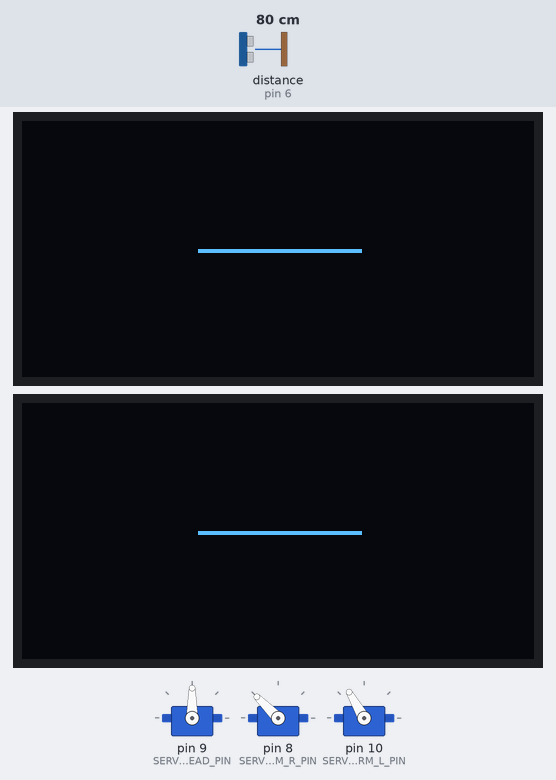
Bench run of a program on a simulated Arduino Mega 2560, built with avr-gcc and run on an emulated ATmega2560. Shown: 3 × servo, 2 × 128×64 one-colour display. Wiring (inferred from the names in the program): ultrasonic range finder: trigger pin 7; echo pin 6. Inputs (shaded band) come from the test bench; at power-on: distance to the obstacle (sensor on pin 6) 80 cm. The echo pulse lasts 58.3 µs per cm; random numbers use the default seed unless the program sets one; the audio player accepts every command and is not drawn; what the program prints to the serial monitor is not drawn.

Above: at 12.9 s.
13.0 s: distance to the obstacle (sensor on pin 6) set to 38 cm
15.3 s: distance to the obstacle (sensor on pin 6) set to 31 cm
At 20.3 s:
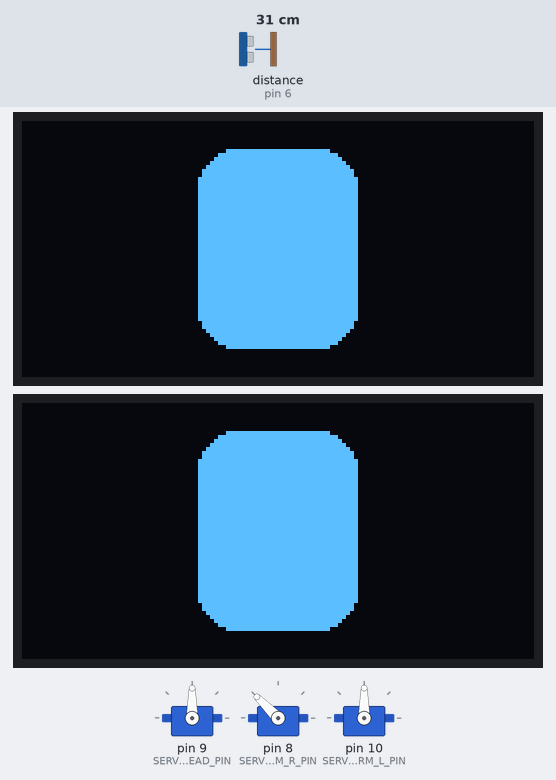
At 21.2 s:
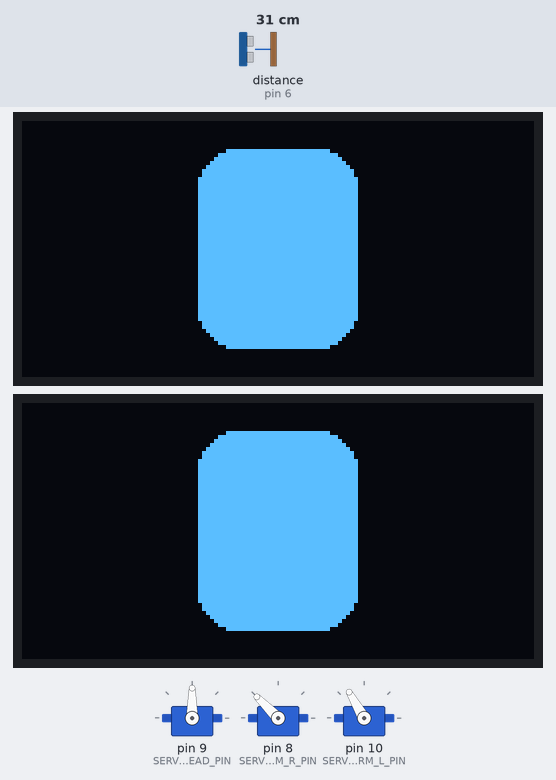
Timing chart, 0 to 31.2 s (numbered marks = the images above; inputs shaded):
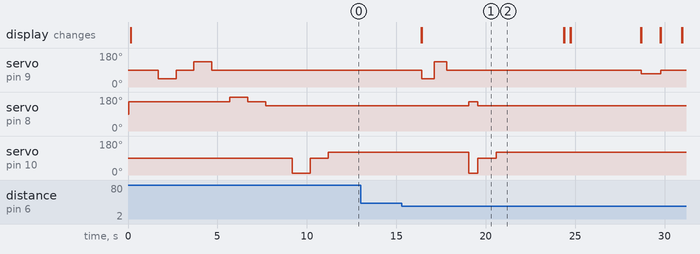

Measured:
- the behaviour switches between 36 and 35 cm on distance to the obstacle (sensor on pin 6) (found by bisection; images 0 and 1)
- after the input at 13.0 s, every drawn part: stays the same
- after the input at 15.3 s, servo on pin 9 (SERVO_HEAD_PIN): 90° → 45° after 1.1 s, → 135° 0.70 s later, → 90° 0.70 s later, → 70° 10.9 s later, … (5 changes in this stretch); servo on pin 8 (SERVO_ARM_R_PIN): 135° → 155° after 3.8 s, → 135° 0.50 s later

The program:

main.cpp
```cpp
// ═══════════════════════════════════════════════════════════
// 🤖 BOBBY - ROBOT INTERACTIF
// ═══════════════════════════════════════════════════════════
// Fichier principal - Architecture modulaire
// ═══════════════════════════════════════════════════════════

#include <Arduino.h>
#include "config.h"
#include "eyes.h"
#include "movements.h"
#include "sounds.h"
#include "sensors.h"
#include "states.h"

//--- Modules du robot ---
Eyes eyes;
Movements movements;
Sounds sounds;
Sensors sensors;
RobotStates robotStates(eyes, movements, sounds);

//--- Variables globales ---
unsigned long lastDebugTime = 0;

//═══════════════════════════════════════════════════════════

void setup() {
  Serial.begin(115200);
  Serial.println("════════════════════════════════════════");
  Serial.println("🚀 BOBBY - Démarrage du robot...");
  Serial.println("════════════════════════════════════════");

  //Initialisation des modules
  Serial.println("\n📦 Initialisation des modules:");
  Serial.println("────────────────────────────────────────");

  movements.begin();
  eyes.begin();
  sounds.begin();
  sensors.begin();

  Serial.println("────────────────────────────────────────");

  //Tests des servos au démarrage
  Serial.println("\n🔧 Tests des servos:");
  Serial.println("────────────────────────────────────────");
  movements.testServos();
  Serial.println("────────────────────────────────────────");

  //Initialisation random
  randomSeed(analogRead(0));

  Serial.println("\n✅ Robot prêt !");
  Serial.println("════════════════════════════════════════\n");
}

void loop() {
  //Lecture capteur
  //long distance = sensors.readDistanceCM();
  unsigned long now = millis();

  //Debug toutes les 2 secondes
  if (now - lastDebugTime > 2000) {
    // Serial.print("📏 Distance: ");
    // Serial.print(distance);
    // Serial.print(" cm | État: ");
    Serial.println(robotStates.isAwake() ? "ÉVEILLÉ" : "ENDORMI");
    lastDebugTime = now;
  }

  //--- LOGIQUE PRINCIPALE ---
  bool shouldWake = robotStates.shouldWakeUp();
  bool presenceDetected = sensors.detectPresence();
  // Serial.print("🔍 shouldWakeUp=");
  // Serial.print(shouldWake);
  // Serial.print(" | detectPresence=");
  // Serial.println(presenceDetected);
  //Détection présence → Réveil
  if (shouldWake && presenceDetected) {
    Serial.println("🎯 PRÉSENCE DÉTECTÉE - Tentative réveil");
    robotStates.wakeUp();
  }

  //Si Bobby est éveillé
  if (robotStates.isAwake()) {

    //Activité détectée
    if (sensors.detectPresence()) {
      robotStates.resetActivityTimer();
    }

    //Animations (yeux + tête)
    robotStates.updateAnimations();

    //Clignements des yeux
    eyes.updateBlink();

    //Vérifier si doit s'endormir
    if (robotStates.shouldSleep()) {
      robotStates.sleep();
    }
  }

  delay(100);
}
```

eyes.h
```cpp
#ifndef EYES_H
#define EYES_H

#include <Adafruit_SSD1306.h>

// ═══════════════════════════════════════════════════════════
// 👁️ GESTION DES YEUX OLED
// ═══════════════════════════════════════════════════════════

class Eyes {
public:
  Eyes();

  // Initialisation
  bool begin();

  // Affichage
  void drawOpen(int offsetX = 0, int offsetY = 0);
  void drawClosed();
  void lookLeft();
  void lookRight();
  void lookCenter();

  // Clignements
  void updateBlink();
  void resetBlinkTimer();

private:
  Adafruit_SSD1306 oledLeft;
  Adafruit_SSD1306 oledRight;

  unsigned long lastBlinkTime;
  unsigned long nextBlinkInterval;
  bool eyesClosed;

  void drawEye(Adafruit_SSD1306 &screen, bool open, int offsetX, int offsetY);
};

#endif
```

movements.h
```cpp
#ifndef MOVEMENTS_H
#define MOVEMENTS_H

#include <Servo.h>

// ═══════════════════════════════════════════════════════════
// 🤖 GESTION DES MOUVEMENTS (TÊTE + BRAS)
// ═══════════════════════════════════════════════════════════

class Movements {
public:
  Movements();

  // Initialisation
  void begin();
  void testServos();

  // Tête
  void headCenter();
  void headLeft();
  void headRight();
  void headLookLeft();
  void headLookRight();

  // Bras droit
  void armRightLift();
  void armRightDown();
  void armRightNeutral();

    // Bras gauche
  void armLeftLift();
  void armLeftDown();
  void armLeftNeutral();


private:
  Servo servoHead;
  Servo servoArmR;
  Servo servoArmL;
};

#endif
```

sensors.h
```cpp
#ifndef SENSORS_H
#define SENSORS_H

// ═══════════════════════════════════════════════════════════
// 📡 GESTION DES CAPTEURS
// ═══════════════════════════════════════════════════════════

class Sensors {
public:
  Sensors();

  // Initialisation
  void begin();

  // Lecture
  long readDistanceCM();
  bool detectPresence();

private:
  // Variables internes si nécessaire
};

#endif
```

sounds.h
```cpp
#ifndef SOUNDS_H
#define SOUNDS_H

#include <DFRobotDFPlayerMini.h>

// ═══════════════════════════════════════════════════════════
// 🔊 GESTION DES SONS (DFPLAYER)
// ═══════════════════════════════════════════════════════════

class Sounds {
public:
  Sounds();

  // Initialisation
  bool begin();

  // Sons
  void playWakeup();
  void playHello();
  void playName();
  void playSleep();
  void playGoodbye();

  // Réglages
  void setVolume(int volume);

private:
  DFRobotDFPlayerMini player;
};

#endif
```

states.h
```cpp
#ifndef STATES_H
#define STATES_H

#include "eyes.h"
#include "movements.h"
#include "sounds.h"

// ═══════════════════════════════════════════════════════════
// 🎭 GESTION DES ÉTATS DU ROBOT
// ═══════════════════════════════════════════════════════════

class RobotStates {
public:
  RobotStates(Eyes& eyes, Movements& movements, Sounds& sounds);

  // États
  void wakeUp();
  void sleep();

  // Vérifications
  bool isAwake();
  bool shouldWakeUp();
  bool shouldSleep();

  // Animations
  void updateAnimations();
  void resetActivityTimer();

private:
//Le & permet à RobotStates de contrôler directement les yeux,
//mouvements et sons du robot sans faire de copies !
//Ex: Sans le &, ça modifierait une copie inutile et les écrans ne changeraient jamais !
  Eyes& eyes;
  Movements& movements;
  Sounds& sounds;

  bool awake;
  bool sleeping;
  bool atCenter;

  unsigned long lastActivityTime;
  unsigned long lastMoveTime;
  unsigned long lastWakeupAttempt;
};

#endif
```

eyes.cpp
```cpp
#include "eyes.h"
#include "config.h"
#include <Wire.h>

Eyes::Eyes()
  : oledLeft(SCREEN_WIDTH, SCREEN_HEIGHT, &Wire, -1),
    oledRight(SCREEN_WIDTH, SCREEN_HEIGHT, &Wire, -1),
    lastBlinkTime(0),
    nextBlinkInterval(0),
    eyesClosed(false) {
}

bool Eyes::begin() {
  Wire.begin();

  bool leftOk = oledLeft.begin(SSD1306_SWITCHCAPVCC, OLED_LEFT_ADDRESS);
  bool rightOk = oledRight.begin(SSD1306_SWITCHCAPVCC, OLED_RIGHT_ADDRESS);

  if (!leftOk) {
    Serial.println(F("❌ Écran gauche introuvable"));
  } else {
    Serial.println(F("✅ Écran gauche OK"));
  }

  if (!rightOk) {
    Serial.println(F("❌ Écran droit introuvable"));
  } else {
    Serial.println(F("✅ Écran droit OK"));
  }

  // Yeux fermés au démarrage
  drawClosed();

  return leftOk && rightOk;
}

void Eyes::drawEye(Adafruit_SSD1306 &screen, bool open, int offsetX, int offsetY) {
  screen.clearDisplay();
  if (open) {
    screen.fillRoundRect(44 + offsetX, 7 + offsetY, 40, 50, 10, WHITE);
  } else {
    screen.drawLine(44, 32, 84, 32, WHITE);
  }
  screen.display();
}

void Eyes::drawOpen(int offsetX, int offsetY) {
  drawEye(oledLeft, true, offsetX, offsetY);
  drawEye(oledRight, true, offsetX, offsetY);
}

void Eyes::drawClosed() {
  drawEye(oledLeft, false, 0, 0);
  drawEye(oledRight, false, 0, 0);
}

void Eyes::lookLeft() {
  drawOpen(-8, 0);
}

void Eyes::lookRight() {
  drawOpen(8, 0);
}

void Eyes::lookCenter() {
  drawOpen(0, 0);
}

void Eyes::updateBlink() {
  unsigned long now = millis();

  // Fermer les yeux
  if (!eyesClosed && now - lastBlinkTime > nextBlinkInterval) {
    drawClosed();
    eyesClosed = true;
    lastBlinkTime = now;
    Serial.println("😉 Clignement");
  }

  // Rouvrir les yeux
  if (eyesClosed && now - lastBlinkTime > BLINK_TIME) {
    lookCenter();
    eyesClosed = false;
    lastBlinkTime = now;
    nextBlinkInterval = random(BLINK_MIN_INTERVAL, BLINK_MAX_INTERVAL);
  }
}

void Eyes::resetBlinkTimer() {
  lastBlinkTime = millis();
  nextBlinkInterval = random(BLINK_MIN_INTERVAL, BLINK_MAX_INTERVAL);
  eyesClosed = false;
}
```

movements.cpp
```cpp
#include "movements.h"
#include "config.h"
#include <Arduino.h>

Movements::Movements() {
}

void Movements::begin() {
  servoHead.attach(SERVO_HEAD_PIN);
  servoArmR.attach(SERVO_ARM_R_PIN);
  servoArmL.attach(SERVO_ARM_L_PIN);

  // Position initiale
  headCenter();
  armRightNeutral();
  armLeftNeutral();

  Serial.println("✅ Servos initialisés");
}

void Movements::testServos() {
  Serial.println("🔄 Test servo tête...");
  servoHead.write(HEAD_LEFT);
  delay(1000);
  servoHead.write(HEAD_CENTER);
  delay(1000);
  servoHead.write(HEAD_RIGHT);
  delay(1000);
  servoHead.write(HEAD_CENTER);
  Serial.println("✅ Test tête terminé");

  Serial.println("🔄 Test servo bras droit...");
  servoArmR.write(ARM_R_NEUTRAL);
  delay(1000);
  servoArmR.write(ARM_R_LIFTED);
  delay(1000);
  servoArmR.write(ARM_R_NEUTRAL);
  delay(1000);
  servoArmR.write(ARM_R_DOWN);
  delay(500);
  Serial.println("✅ Test bras droit terminé");

  Serial.println("🔄 Test servo bras gauche...");
  servoArmL.write(ARM_L_NEUTRAL);
  delay(1000);
  servoArmL.write(ARM_L_LIFTED);
  delay(1000);
  servoArmL.write(ARM_L_NEUTRAL);
  delay(1000);
  servoArmL.write(ARM_L_DOWN);
  delay(500);
  Serial.println("✅ Test bras gaucheterminé");
}

// --- TÊTE ---
void Movements::headCenter() {
  servoHead.write(HEAD_CENTER);
}

void Movements::headLeft() {
  servoHead.write(HEAD_LEFT);
}

void Movements::headRight() {
  servoHead.write(HEAD_RIGHT);
}

void Movements::headLookLeft() {
  servoHead.write(HEAD_LOOK_LEFT);
}

void Movements::headLookRight() {
  servoHead.write(HEAD_LOOK_RIGHT);
}

// --- BRAS DROIT ---
void Movements::armRightLift() {
  Serial.println("🤲 Bras droit levé");
  servoArmR.write(ARM_R_LIFTED);
}

void Movements::armRightDown() {
  Serial.println("🤲 Bras droit baissé");
  servoArmR.write(ARM_R_DOWN);
}

void Movements::armRightNeutral() {
  Serial.println("🤲 Bras droit neutre");
  servoArmR.write(ARM_R_NEUTRAL);
}

// --- BRAS GAUCHE ---
void Movements::armLeftLift() {
  Serial.println("🤲 Bras gauche levé");
  servoArmL.write(ARM_L_LIFTED);
}

void Movements::armLeftDown() {
  Serial.println("🤲 Bras gauche baissé");
  servoArmL.write(ARM_L_DOWN);
}

void Movements::armLeftNeutral() {
  Serial.println("🤲 Bras gauche neutre");
  servoArmL.write(ARM_L_NEUTRAL);
}
```

sensors.cpp
```cpp
#include "sensors.h"
#include "config.h"
#include <Arduino.h>

Sensors::Sensors() {
}

void Sensors::begin() {
  pinMode(TRIG_PIN, OUTPUT);
  pinMode(ECHO_PIN, INPUT);

  Serial.println("✅ Capteur ultrason initialisé");
}

long Sensors::readDistanceCM() {
  digitalWrite(TRIG_PIN, LOW);
  delayMicroseconds(2);
  digitalWrite(TRIG_PIN, HIGH);
  delayMicroseconds(10);
  digitalWrite(TRIG_PIN, LOW);

  long duration = pulseIn(ECHO_PIN, HIGH, 20000);
  if (duration == 0) return -1;

  long distance = duration * 0.034 / 2;
  return distance;
}

bool Sensors::detectPresence() {
  long distance = readDistanceCM();
  return (distance > 0 && distance < DISTANCE_SEUIL);
}
```

sounds.cpp
```cpp
#include "sounds.h"
#include "config.h"
#include <Arduino.h>

Sounds::Sounds() {
}

bool Sounds::begin() {
  Serial1.begin(9600);

  Serial.println("→ Initialisation DFPlayer…");

  if (!player.begin(Serial1)) {
    Serial.println("❌ DFPlayer non détecté sur Serial1");
    return false;
  }

  player.volume(DFPLAYER_VOLUME);
  delay(1000);
  Serial.println("✅ DFPlayer prêt");

  return true;
}

void Sounds::playWakeup() {
  Serial.println("🔊 Réveil");
  player.play(TRACK_WAKEUP);
}

void Sounds::playHello() {
  Serial.println("🔊 Bonjour");
  player.play(TRACK_HELLO);
}

void Sounds::playName() {
  Serial.println("🔊 Je m'appelle Bobby");
  player.play(TRACK_NAME);
}

void Sounds::playSleep() {
  Serial.println("🔊 Sommeil");
  player.play(TRACK_SLEEP);
}

void Sounds::playGoodbye() {
  Serial.println("🔊 Au revoir");
  player.play(TRACK_GOODBYE);
}

void Sounds::setVolume(int volume) {
  player.volume(volume);
}
```

states.cpp
```cpp
#include "states.h"
#include "config.h"
#include <Arduino.h>

RobotStates::RobotStates(Eyes& e, Movements& m, Sounds& s)
  : eyes(e), movements(m), sounds(s),
    awake(false), sleeping(false), atCenter(true),
    lastActivityTime(0), lastMoveTime(0), lastWakeupAttempt(0) {
}

void RobotStates::wakeUp() {
  Serial.println("DEBUG: Entrée dans wakeUp()");

  if (awake) {
    Serial.println("⚠️  Déjà réveillé !");
    return;
  }

  //Serial.println("DEBUG: Vérification délai...");

  // Vérifier délai minimum entre réveils
  unsigned long now = millis();
  if (now - lastWakeupAttempt < WAKEUP_DELAY) {
    Serial.println("DEBUG: Trop tôt, sortie");
    return;
  }
  lastWakeupAttempt = now;

  Serial.println("🤖 RÉVEIL !");
  Serial.println("DEBUG: Lecture du son réveil...");

  // Son de réveil
  sounds.playWakeup();
  delay(1000);

  Serial.println("DEBUG: Ouverture yeux...");

  // Ouvrir les yeux
  eyes.drawOpen(0, 0);

  // Mouvement tête
  movements.headLeft();
  delay(700);
  movements.headRight();
  delay(700);
  movements.headCenter();
  delay(700);

  // Mise à jour états
  awake = true;
  sleeping = false;
  lastActivityTime = millis();
  lastMoveTime = millis();
  atCenter = true;

  // Sons de présentation
  sounds.playHello();
  delay(500);

  // Geste des bras
  movements.armLeftLift();
  movements.armRightNeutral();
  delay(500);
  movements.armLeftNeutral();
  movements.armRightDown();
  delay(500);

  sounds.playName();
  delay(500);
  movements.armLeftDown();
  delay(500);

  // Préparer clignements
  eyes.resetBlinkTimer();

  Serial.println("✅ Réveil terminé");
}

void RobotStates::sleep() {
  if (!awake || sleeping) {
    Serial.println("⚠️  Déjà endormi !");
    return;
  }

  Serial.println("😴 SOMMEIL !");

  // Bras se baisse
  movements.armLeftDown();
  movements.armRightDown();
  delay(500);
  movements.armLeftLift();
  movements.armRightNeutral();
  delay(500);
  movements.armLeftDown();
  movements.armRightDown();

  // Son d'au revoir
  sounds.playGoodbye();
  delay(1000);

  // Fermer yeux et centrer tête
  eyes.drawClosed();
  movements.headCenter();

  // Mise à jour états
  awake = false;
  sleeping = true;

  // Son de sommeil
  sounds.playSleep();
  delay(1000);

  Serial.println("✅ Sommeil terminé");
}

bool RobotStates::isAwake() {
  return awake;
}

bool RobotStates::shouldWakeUp() {
  return !awake;
}

bool RobotStates::shouldSleep() {
  unsigned long now = millis();
  return (now - lastActivityTime > INACTIVATE_TIME);
}

void RobotStates::updateAnimations() {
  unsigned long now = millis();

  // Animation yeux + tête toutes les 10 sec
  if (atCenter && now - lastMoveTime > INTERVAL_ANIMATION) {
    static bool left = true;

    if (left) {
      eyes.lookLeft();
      movements.headLookLeft();
      Serial.println("👁️ Regarde à gauche");
    } else {
      eyes.lookRight();
      movements.headLookRight();
      Serial.println("👁️ Regarde à droite");
    }

    left = !left;
    atCenter = false;
    lastMoveTime = now;
  }

  // Retour au centre après 1 sec
  if (!atCenter && now - lastMoveTime > MOVE_TIMING) {
    eyes.lookCenter();
    movements.headCenter();
    atCenter = true;
    lastMoveTime = now;
    Serial.println("👁️ Retour au centre");
  }
}

void RobotStates::resetActivityTimer() {
  lastActivityTime = millis();
}
```

config.h
```cpp
#ifndef CONFIG_H // "Si CONFIG_H n'est PAS défini"
#define CONFIG_H // "Alors définis CONFIG_H"

// ═══════════════════════════════════════════════════════════
// 📌 CONFIGURATION DU ROBOT BOBBY
// ═══════════════════════════════════════════════════════════

// --- PINS ---
// Capteur ultrason
#define TRIG_PIN 7
#define ECHO_PIN 6

// Servos
#define SERVO_HEAD_PIN 9
#define SERVO_ARM_R_PIN 8
#define SERVO_ARM_L_PIN 10

// --- ÉCRANS OLED ---
#define SCREEN_WIDTH 128
#define SCREEN_HEIGHT 64
#define OLED_LEFT_ADDRESS 0x3C
#define OLED_RIGHT_ADDRESS 0x3D

// --- SEUILS ET TIMINGS ---
#define DISTANCE_SEUIL 35             // Distance de détection (cm)
#define INACTIVATE_TIME 30000          // Temps avant sommeil (30 sec)
#define INTERVAL_ANIMATION 10000       // Intervalle animations yeux/tête (10 sec)
#define MOVE_TIMING 1000               // Durée avant retour centre (1 sec)
#define BLINK_TIME 300                 // Durée yeux fermés (ms)
#define WAKEUP_DELAY 5000              // Délai min entre 2 réveils (5 sec)

// --- ANGLES SERVOS ---
// Tête
#define HEAD_CENTER 90
#define HEAD_LEFT 45
#define HEAD_RIGHT 135
#define HEAD_LOOK_LEFT 70
#define HEAD_LOOK_RIGHT 110

// Bras droit
#define ARM_R_DOWN 135     // Bras baissé
#define ARM_R_NEUTRAL 155  // Position repos
#define ARM_R_LIFTED 180   // Bras levé

// Bras gauche
#define ARM_L_DOWN 120    // Bras baissé
#define ARM_L_NEUTRAL 90 // Position repos
#define ARM_L_LIFTED 10  // Bras levé

// --- DFPLAYER ---
#define DFPLAYER_VOLUME 20

// Numéros des pistes audio
#define TRACK_WAKEUP 2
#define TRACK_SLEEP 3
#define TRACK_HELLO 4
#define TRACK_NAME 5
#define TRACK_GOODBYE 6

// --- CLIGNEMENTS ---
#define BLINK_MIN_INTERVAL 3000  // Min entre 2 clignements (3 sec)
#define BLINK_MAX_INTERVAL 8000  // Max entre 2 clignements (8 sec)

#endif
```
